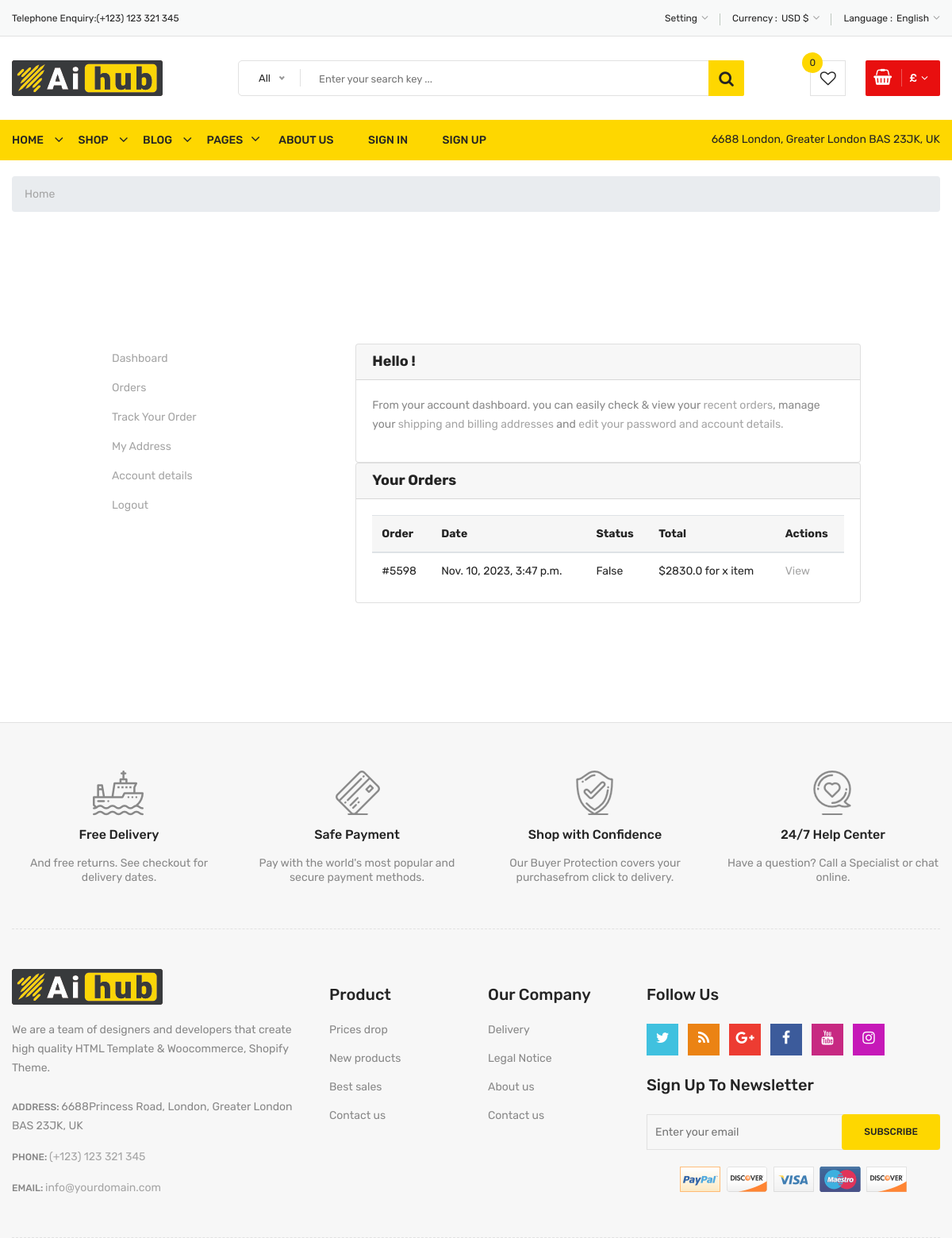
Page /accounts/update/13/ on the committed database.
### cart/models.py (models this page shows)
class Cart_Order(models.Model):
    user=models.ForeignKey(User,on_delete=models.CASCADE)
    total_amnt=models.FloatField()
    paid_status=models.BooleanField(default=False)
    order_at=models.DateTimeField(auto_now_add=True)
    order_no=models.CharField(max_length=200,blank=True,null=True)
    def __str__(self):
      return self.user.username

### accounts/views.py (the view)
# urls.py: path('update/<int:id>/',update_prof,name='update_profpp'),
def update_prof(request,id):
    pp=Cart_Order.objects.filter(user=id)
    print(pp)
    return render (request,'accounts/profile.html',locals())

### templates/accounts/profile.html (shortened to what this page needs)
{% extends 'home/base.html' %}
{% load static %}
{% block body %}
<main class="main">
    <div class="page-header breadcrumb-wrap">
        <div class="container">
            <div class="breadcrumb">
                <a href="" rel="nofollow">Home</a>
            </div>
        </div>
    </div>
    <section class="pt-150 pb-150">
        <div class="container">
            <div class="row">
                <div class="col-lg-10 m-auto">
                    <div class="row">
                        <div class="col-md-4">
                            <div class="dashboard-menu">
                                <ul class="nav flex-column" role="tablist">
                                    <li class="nav-item">
                                        <a class="nav-link active" id="dashboard-tab" data-bs-toggle="tab" href="#dashboard" role="tab" aria-controls="dashboard" aria-selected="false">Dashboard</a>
                                    </li>
                                    <li class="nav-item">
                                        <a class="nav-link" id="orders-tab" data-bs-toggle="tab" href="" role="tab" aria-controls="orders" aria-selected="false">Orders</a>
                                    </li>
                                    <li class="nav-item">
                                        <a class="nav-link" id="track-orders-tab" data-bs-toggle="tab" href="#track-orders" role="tab" aria-controls="track-orders" aria-selected="false">Track Your Order</a>
                                    </li>
                                    <li class="nav-item">
                                        <a class="nav-link" id="address-tab" data-bs-toggle="tab" href="#address" role="tab" aria-controls="address" aria-selected="true">My Address</a>
                                    </li>
                                    <li class="nav-item">
                                        <a class="nav-link" id="account-detail-tab" data-bs-toggle="tab" href="#account-detail" role="tab" aria-controls="account-detail" aria-selected="true">Account details</a>
                                    </li>
                                    <li class="nav-item">
                                        <a class="nav-link" href="">Logout</a>
                                    </li>
                                </ul>
                            </div>
                        </div>
                        <div class="col-md-8">
                            <div class="tab-content dashboard-content">
                                <div class="tab-pane fade active show" id="dashboard" role="tabpanel" aria-labelledby="dashboard-tab">
                                    <div class="card">
                                        <div class="card-header">
                                            <h5 class="mb-0">Hello {{user.username}} ! </h5>
                                        </div>
                                        <div class="card-body">
                                            <p>From your account dashboard. you can easily check &amp; view your <a href="#">recent orders</a>, manage your <a href="#">shipping and billing addresses</a> and <a href="#">edit your password and account details.</a></p>
                                        </div>
                                    </div>
                                    <div class="card">
                                        <div class="card-header">
                                            <h5 class="mb-0">Your Orders</h5>
                                        </div>
                                        <div class="card-bodyy">
                                            <div class="table-responsiveee">
                                                <table class="table">
                                                    <thead>
                                                        <tr>
                                                            <th>Order</th>
                                                            <th>Date</th>
                                                            <th>Status</th>
                                                            <th>Total</th>
                                                            <th>Actions</th>
                                                        </tr>
                                                    </thead>
                                                        {% for i in pp %}
                                                    <tbody>
                                                        <tr>
                                                            <td>#{{i.order_no}}</td>
                                                            <td>{{i.order_at}}</td>
                                                            <td>{{i.paid_status}}</td>
                                                            <td>${{i.total_amnt}} for x item</td>
                                                            <td><a href="{% url 'order_details' i.id %}" class="btn-small d-block">View</a></td>
                                                        </tr>
                                                    </tbody>
                                                        {% endfor %}
                                                </table>
                                            </div>
                                        </div>
                                    </div>
                                </div>
                            </div>
                        </div>
                    </div>
                </div>
            </div>
        </div>
    </section>
</main>
{% endblock %}

### static/css/responsive.css (style rules this page uses)
@media (min-width: 1200px) and (max-width: 1500px) { .container { max-width: 1170px; padding-left: 0; padding-right: 0; } }

### templates/accounts/profile.html (style rules this page uses)
.card-bodyy { -webkit-box-flex: 1; -ms-flex: 1 1 auto; flex: 1 1 auto; padding: 1.25rem 1.25rem 0.1rem 1.25rem; }
.table-responsiveee { display: block; width: 100%; overflow-x: auto; -webkit-overflow-scrolling: touch; -ms-overflow-style: -ms-autohiding-scrollbar; }

### rows in the picture
Cart_Order: order_no "5598", order_at "Nov. 10, 2023, 3:47 p.m.", paid_status "False", total_amnt "2830.0"
